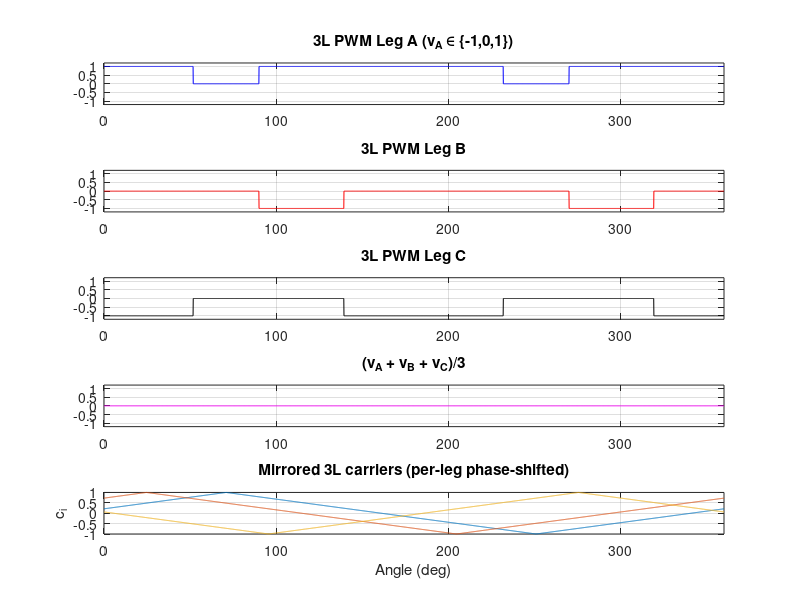

Write MATLAB code to recreate this figure.
% Parameters
N = 360*10;                 % Samples per carrier period
theta_deg = 100;            % degrees
theta = theta_deg*pi/180;   % radians
ma = 0.8;                   % modulation index for single-period test

% Single-period leg "targets" in [-1,1] (like average leg refs)
rA = ma*sin(theta);
rB = ma*sin(theta - 2*pi/3);
rC = ma*sin(theta + 2*pi/3);

% If you want to keep the exact same duty-based role logic:
DA = (rA + 1)/2;  DB = (rB + 1)/2;  DC = (rC + 1)/2;

% ---- Order-agnostic role assignment (same as your code) ----
D  = [DA, DB, DC];
[Ds, idxAsc] = sort(D, 'ascend');   % Ds = [Dmin, Dmid, Dmax]
Dmin = Ds(1); Dmid = Ds(2); Dmax = Ds(3);

% Role phases (your structure)
phase_x = (0.75 - Dmax)*2*pi;   % you can tune this pivot if needed
phi_role_min = phase_x - (Dmin)*pi;            % like phiA
phi_role_mid = phase_x - (Dmid + 2*Dmin)*pi;   % like phiB
phi_role_max = phase_x + (Dmax)*pi;            % like phiC

% Map role phases back to legs A/B/C
phi_all = zeros(1,3);
phi_all(idxAsc(1)) = phi_role_min;
phi_all(idxAsc(2)) = phi_role_mid;
phi_all(idxAsc(3)) = phi_role_max;
phi_all = mod(phi_all, 2*pi);
phiA = phi_all(1); phiB = phi_all(2); phiC = phi_all(3);

% Time vector for one carrier period
x = linspace(0, 2*pi, N);

% 3-level carrier scheme (mirrored thresholds):
% c_i in [-1,1]; thresholds are +c_i (upper) and -c_i (lower)
cA = sawtooth(x + phiA, 0.5);   % -1..1 triangle
cB = sawtooth(x + phiB, 0.5);
cC = sawtooth(x + phiC, 0.5);

% Vectorize references for comparison
rA_vec = rA * ones(size(x));
rB_vec = rB * ones(size(x));
rC_vec = rC * ones(size(x));

% 3-level decision (per sample):
% +1 if r >= +c, -1 if r <= -c, else 0
vA =  (rA_vec >=  cA) - (rA_vec <= -cA);
vB =  (rB_vec >=  cB) - (rB_vec <= -cB);
vC =  (rC_vec >=  cC) - (rC_vec <= -cC);

% Plots
figure;
subplot(5,1,1); plot(x*180/pi, vA, 'b'); ylim([-1.2 1.2]); xlim([0 360]);
title('3L PWM Leg A (v_A \in \{-1,0,1\})'); grid on;

subplot(5,1,2); plot(x*180/pi, vB, 'r'); ylim([-1.2 1.2]); xlim([0 360]);
title('3L PWM Leg B'); grid on;

subplot(5,1,3); plot(x*180/pi, vC, 'k'); ylim([-1.2 1.2]); xlim([0 360]);
title('3L PWM Leg C'); grid on;

subplot(5,1,4); plot(x*180/pi, (vA+vB+vC)/3, 'm'); ylim([-1.2 1.2]); xlim([0 360]);
title('(v_A + v_B + v_C)/3'); grid on;

subplot(5,1,5); plot(x*180/pi, [cA; cB; cC]'); xlim([0 360]);
title('Mirrored 3L carriers (per-leg phase-shifted)'); grid on; ylabel('c_i');
xlabel('Angle (deg)');
